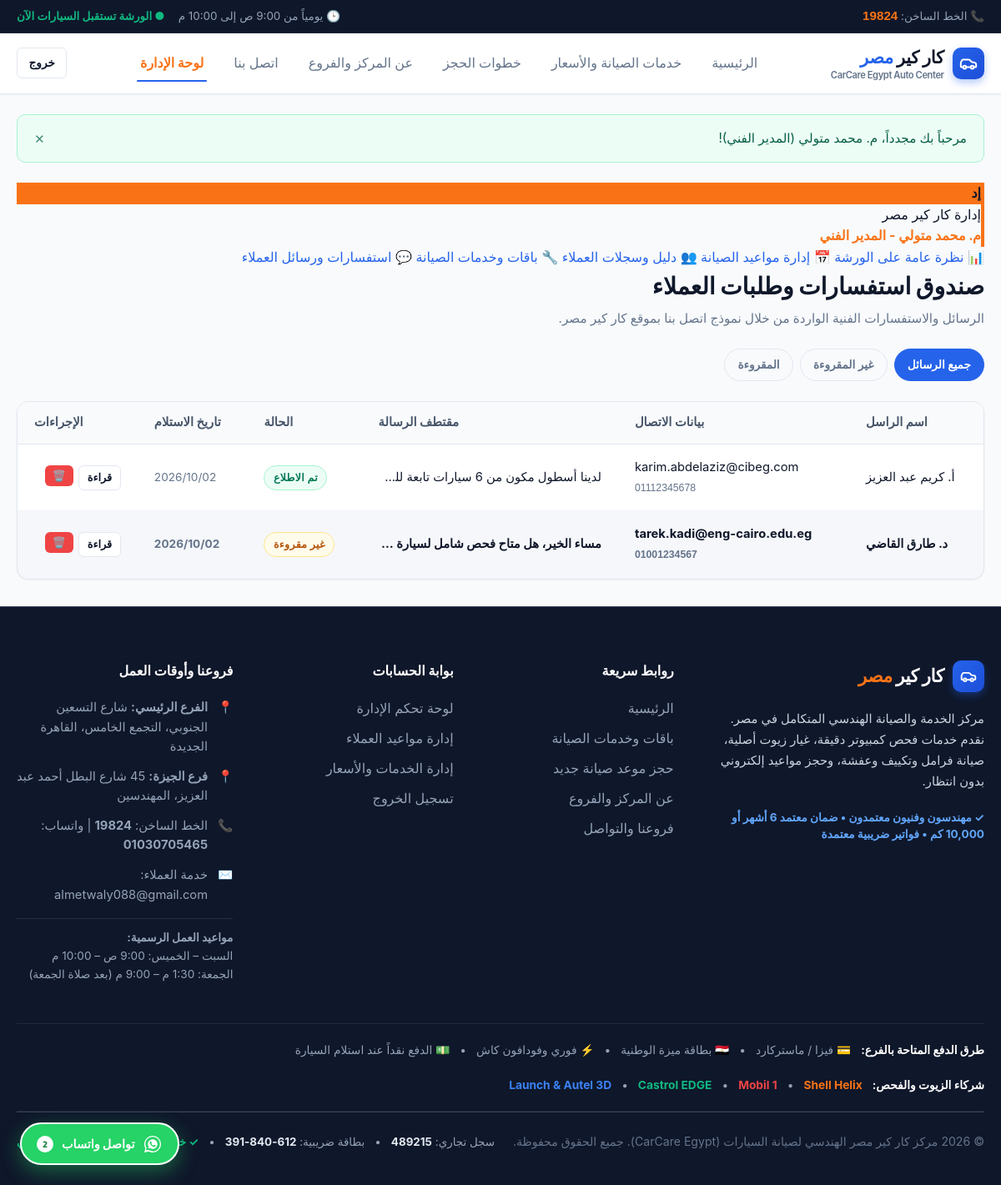
Page /admin/messages.php (signed in) on the committed database.
### tables this page shows
CREATE TABLE `contact_messages` (
  `id` INT AUTO_INCREMENT PRIMARY KEY,
  `name` VARCHAR(100) NOT NULL,
  `email` VARCHAR(100) NOT NULL,
  `phone` VARCHAR(25) DEFAULT NULL,
  `message` TEXT NOT NULL,
  `status` ENUM('Unread', 'Read') NOT NULL DEFAULT 'Unread',
  `created_at` TIMESTAMP DEFAULT CURRENT_TIMESTAMP
);

### includes/functions.php (called while the page is built, shortened)
<?php
function e(?string $value): string {
    return htmlspecialchars($value ?? '', ENT_QUOTES, 'UTF-8');
}
function baseUrl(string $path = ''): string {
    static $base = null;
    if ($base === null) {
        $scriptName = $_SERVER['SCRIPT_NAME'] ?? '';
        $dir = dirname($scriptName);
        $dir = str_replace('\\', '/', $dir);
        if (preg_match('#/(admin|dashboard)$#i', $dir)) {
            $dir = dirname($dir);
        }
        $base = rtrim($dir, '/');
        if ($base === '') {
            $base = '';
        }
    }
    $cleanPath = ltrim($path, '/');
    return ($base ? $base . '/' : '/') . $cleanPath;
}
function formatDate(string $date): string {
    $timestamp = strtotime($date);
    return date('Y/m/d', $timestamp);
}

### admin/messages.php (the view, shortened to what this page needs)
<?php
require_once __DIR__ . '/../includes/functions.php';
$pdo = getDBConnection();
$filter = $_GET['filter'] ?? 'all';
$sql = "SELECT * FROM contact_messages";
$params = [];
$sql .= " ORDER BY id DESC";
try {
    $stmt = $pdo->prepare($sql);
    $stmt->execute($params);
    $messages = $stmt->fetchAll();
} catch (PDOException $e) {
    $messages = [];
}
require_once __DIR__ . '/../includes/header.php';
?>
<div class="dashboard-layout container">
  <aside class="dashboard-sidebar">
    <div class="dashboard-user-card" style="border-right:4px solid var(--accent);">
      <div class="user-avatar-circle" style="background:var(--accent); font-weight:800;">
        إد
      </div>
      <div class="user-name">إدارة كار كير مصر</div>
      <div class="user-email" style="color:var(--accent); font-weight:700;">م. محمد متولي - المدير الفني</div>
    </div>
    <nav class="sidebar-nav">
      <a href="<?= baseUrl('admin/index.php') ?>" class="sidebar-link">
        <span>📊</span> نظرة عامة على الورشة
      </a>
      <a href="<?= baseUrl('admin/appointments.php') ?>" class="sidebar-link">
        <span>📅</span> إدارة مواعيد الصيانة
      </a>
      <a href="<?= baseUrl('admin/customers.php') ?>" class="sidebar-link">
        <span>👥</span> دليل وسجلات العملاء
      </a>
      <a href="<?= baseUrl('admin/services.php') ?>" class="sidebar-link">
        <span>🔧</span> باقات وخدمات الصيانة
      </a>
      <a href="<?= baseUrl('admin/messages.php') ?>" class="sidebar-link active">
        <span>💬</span> استفسارات ورسائل العملاء
      </a>
    </nav>
  </aside>
  <main class="dashboard-content">
    <div style="display:flex; justify-content:space-between; align-items:center; flex-wrap:wrap; gap:1rem; margin-bottom:1.5rem;">
      <div>
        <h1 style="font-size:1.75rem; font-weight:900; color:var(--dark); margin-bottom:0.25rem;">
          صندوق استفسارات وطلبات العملاء
        </h1>
        <p style="color:var(--text-muted); font-size:0.95rem;">
          الرسائل والاستفسارات الفنية الواردة من خلال نموذج اتصل بنا بموقع كار كير مصر.
        </p>
      </div>
    </div>
    <div class="filter-categories" style="margin-bottom:1.5rem;">
      <a href="<?= baseUrl('admin/messages.php?filter=all') ?>" class="filter-btn <?= $filter === 'all' ? 'active' : '' ?>">جميع الرسائل</a>
      <a href="<?= baseUrl('admin/messages.php?filter=unread') ?>" class="filter-btn <?= $filter === 'unread' ? 'active' : '' ?>">غير المقروءة</a>
      <a href="<?= baseUrl('admin/messages.php?filter=read') ?>" class="filter-btn <?= $filter === 'read' ? 'active' : '' ?>">المقروءة</a>
    </div>
    <div class="table-card">
      <?php if (!empty($messages)): ?>
        <div class="table-responsive">
          <table class="data-table">
            <thead>
              <tr>
                <th>اسم الراسل</th>
                <th>بيانات الاتصال</th>
                <th>مقتطف الرسالة</th>
                <th>الحالة</th>
                <th>تاريخ الاستلام</th>
                <th>الإجراءات</th>
              </tr>
            </thead>
            <tbody>
              <?php foreach ($messages as $msg): ?>
                <tr style="<?= $msg['status'] === 'Unread' ? 'background:rgba(30, 58, 138, 0.04); font-weight:700;' : '' ?>">
                  <td>
                    <?= e($msg['name']) ?>
                  </td>
                  <td>
                    <?= e($msg['email']) ?><br>
                    <small style="color:var(--text-muted); font-family:sans-serif;"><?= e($msg['phone'] ?: 'بدون رقم') ?></small>
                  </td>
                  <td style="max-width:280px; overflow:hidden; text-overflow:ellipsis; white-space:nowrap;">
                  </td>
                  <td>
                    <span class="badge <?= $msg['status'] === 'Unread' ? 'badge-pending' : 'badge-completed' ?>">
                      <?= $msg['status'] === 'Unread' ? 'غير مقروءة' : 'تم الاطلاع' ?>
                    </span>
                  </td>
                  <td style="font-size:0.85rem; color:var(--text-muted);">
                    <?= formatDate($msg['created_at']) ?>
                  </td>
                  <td>
                    <div style="display:flex; gap:0.4rem;">
                      <a href="<?= baseUrl('admin/messages.php?view=' . $msg['id']) ?>" class="btn btn-secondary btn-sm" style="padding:0.25rem 0.6rem; font-size:0.8rem;">
                        قراءة
                      </a>
                      <form action="<?= baseUrl('admin/messages.php') ?>" method="POST" onsubmit="return confirm('هل تريد حذف رسالة <?= e($msg['name']) ?>؟');" style="margin:0;">
                        <button type="submit" class="btn btn-danger btn-sm" style="padding:0.25rem 0.5rem; font-size:0.8rem;">
                          🗑️
                        </button>
                      </form>
                    </div>
                  </td>
                </tr>
              <?php endforeach; ?>
            </tbody>
          </table>
        </div>
      <?php endif; ?>
    </div>
  </main>
</div>
<?php require_once __DIR__ . '/../includes/footer.php'; ?>

### assets/css/style.css (style rules this page uses)
:root { --primary: #2563eb; --primary-hover: #1d4ed8; --primary-light: #eff6ff; --primary-dark: #1e3a8a; --accent: #f97316; --accent-hover: #ea580c; --dark: #0f172a; --dark-surface: #1e293b; --dark-border: #334155; --text-main: #0f172a; --text-muted: #64748b; --text-light: #94a3b8; --bg-page: #f8fafc; --bg-card: #ffffff; --border-color: #e2e8f0; --border-light: #f1f5f9; --success: #10b981; --success-bg: #ecfdf5; --warning: #f59e0b; --warning-bg: #fffbeb; --danger: #ef4444; --danger-bg: #fef2f2; --info: #0ea5e9; --info-bg: #f0f9ff; --shadow-sm: 0 1px 2px 0 rgba(0, 0, 0, 0.05); --shadow-md: 0 4px 6px -1px rgba(0, 0, 0, 0.08), 0 2px 4px -2px rgba(0, 0, 0, 0.05); --shadow-lg: 0 10px 15px -3px rgba(0, 0, 0, 0.08), 0 4px 6px -4px rgba(0, 0, 0, 0.05); --shadow-xl: 0 20px 25px -5px rgba(0, 0, 0, 0.1), 0 8px 10px -6px rgba(0, 0, 0, 0.05); --radius-sm: 6px; --radius-md: 10px; --radius-lg: 14px; --radius-full: 9999px; --transition: all 0.2s cubic-bezier(0.4, 0, 0.2, 1); --font-sans: -apple-system, BlinkMacSystemFont, "Segoe UI", Roboto, "Helvetica Neue", Arial, sans-serif; }
*, *::before, *::after { box-sizing: border-box; margin: 0; padding: 0; }
html { font-size: 16px; scroll-behavior: smooth; }
body { font-family: var(--font-sans); background-color: var(--bg-page); color: var(--text-main); line-height: 1.6; display: flex; flex-direction: column; min-height: 100vh; -webkit-font-smoothing: antialiased; }
a { color: var(--primary); text-decoration: none; transition: var(--transition); }
button, input, select, textarea { font-family: inherit; font-size: 1rem; }
.container { width: 100%; max-width: 1200px; margin-left: auto; margin-right: auto; padding-left: 1.25rem; padding-right: 1.25rem; }
.btn { display: inline-flex; align-items: center; justify-content: center; gap: 0.5rem; font-weight: 600; padding: 0.65rem 1.35rem; border-radius: var(--radius-md); border: 1px solid transparent; cursor: pointer; transition: var(--transition); text-decoration: none; font-size: 0.95rem; white-space: nowrap; }
.btn-secondary { background-color: #ffffff; color: var(--text-main); border-color: var(--border-color); }
.btn-danger { background-color: var(--danger); color: #ffffff !important; }
.btn-sm { padding: 0.4rem 0.85rem; font-size: 0.85rem; border-radius: var(--radius-sm); }
.filter-categories { display: flex; gap: 0.5rem; flex-wrap: wrap; }
.filter-btn { background: var(--bg-page); border: 1px solid var(--border-color); padding: 0.45rem 0.95rem; border-radius: var(--radius-full); font-size: 0.85rem; font-weight: 600; color: var(--text-muted); cursor: pointer; transition: var(--transition); }
.filter-btn:hover, .filter-btn.active { background-color: var(--primary); color: #ffffff; border-color: var(--primary); }
.table-card { background: var(--bg-card); border: 1px solid var(--border-color); border-radius: var(--radius-lg); box-shadow: var(--shadow-sm); overflow: hidden; margin-bottom: 2rem; }
.table-responsive { width: 100%; overflow-x: auto; }
.data-table { width: 100%; border-collapse: collapse; text-align: left; font-size: 0.92rem; }
.data-table th { background-color: var(--bg-page); padding: 0.85rem 1.25rem; font-weight: 700; color: #475569; border-bottom: 1px solid var(--border-color); white-space: nowrap; }
.data-table td { padding: 1rem 1.25rem; border-bottom: 1px solid var(--border-light); vertical-align: middle; }
.badge { display: inline-flex; align-items: center; gap: 0.35rem; padding: 0.25rem 0.65rem; border-radius: var(--radius-full); font-size: 0.78rem; font-weight: 700; text-transform: uppercase; letter-spacing: 0.03em; }
.badge-pending { background-color: var(--warning-bg); color: #b45309; border: 1px solid #fde68a; }
.badge-completed { background-color: var(--success-bg); color: #047857; border: 1px solid #a7f3d0; }

### rows in the picture
contact_messages: name "أ. كريم عبد العزيز", email "karim.abdelaziz@cibeg.com", phone "01112345678", status "تم الاطلاع", created_at "2026/10/02"
contact_messages: name "د. طارق القاضي", email "tarek.kadi@eng-cairo.edu.eg", phone "01001234567", status "غير مقروءة", created_at "2026/10/02"

### other values in the picture
$flash['message'] "مرحباً بك مجدداً، م. محمد متولي (المدير الفني)!"
